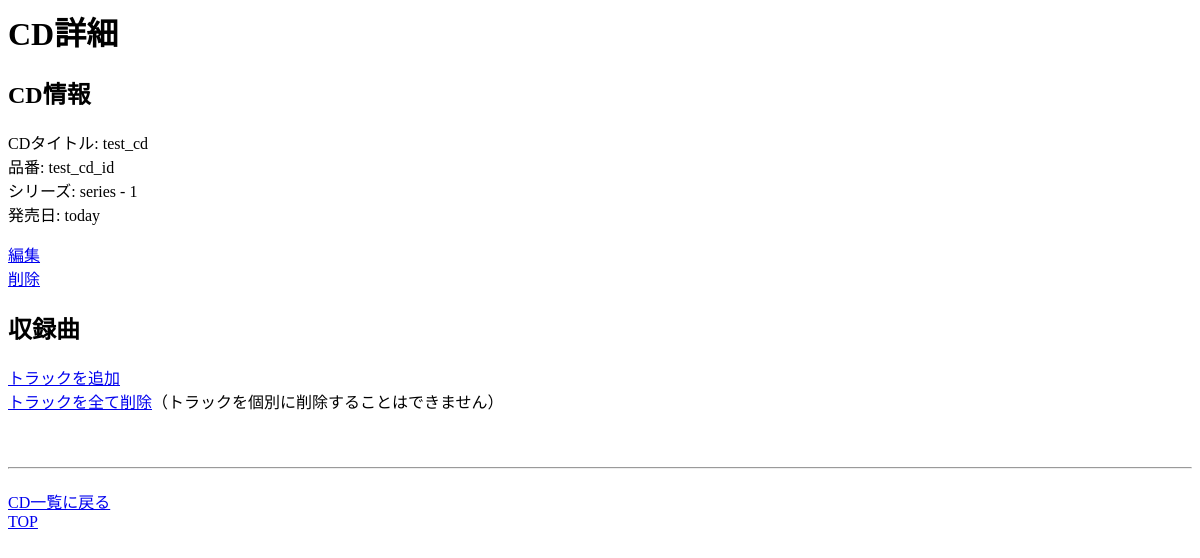
/cd/test_cd_id, run on an earlier commit of the app's database.
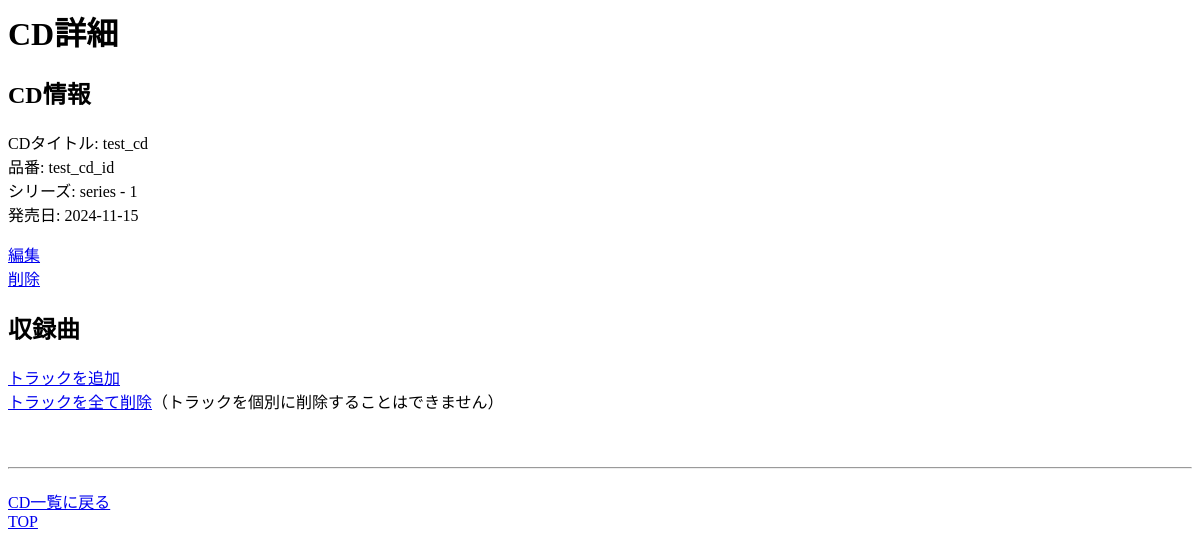
And on a later commit of the database.
### tables this page shows
CREATE TABLE cds (
	id VARCHAR, 
	title VARCHAR,
	series_name VARCHAR, 
	order_in_series INTEGER, 
	issued_date DATE, 
	PRIMARY KEY (id)
);

### app.py (the view)
@app.route('/cd/<id>')
def cd(id: str) -> str:
    con = get_db()
    cur = con.cursor()
    cd = cur.execute('SELECT * FROM cds WHERE id = ? ',
                     (id,)).fetchone()
    songs = cur.execute('SELECT t.track_number, s.title, GROUP_CONCAT(a.name, ", ") AS artists, s.id AS song_id '
                        'FROM tracks t '
                        'JOIN songs s ON s.id = t.song_id '
                        'JOIN tracks_artists ta ON ta.cd_id = t.cd_id AND ta.track_number = t.track_number '
                        'JOIN artists a ON a.id = ta.artist_id '
                        'WHERE t.cd_id = ? '
                        'GROUP BY t.track_number, s.title '
                        'ORDER BY t.track_number ',
                        (id, )).fetchall()
    if cd is None:
        return render_template('cd-not-found.html')
    return render_template('cd.html', cd=cd, songs=songs)

### app.py (called while the page is built)
def get_db() -> sqlite3.Connection:
    db = getattr(g, '_database', None)
    if db is None:
        db = g._database = sqlite3.connect(DATABASE)
        db.execute('PRAGMA foreign_keys = ON')  # 外部キー制約を有効化
        db.row_factory = sqlite3.Row  # カラム名でアクセスできるよう設定変更
    return db

@app.teardown_appcontext
def close_connection(exception: Optional[BaseException]) -> None:
    db = getattr(g, '_database', None)
    if db is not None:
        db.close()

### templates/cd.html (shortened to what this page needs)
<html lang="ja">
  <head>
  </head>
  <body>
    <h1>CD詳細</h1>
    <h2>CD情報</h2>
      <p>
        CDタイトル: {{cd.title}}<br>
        品番: {{cd.id}}<br>
        シリーズ: {{cd.series_name}} - {{cd.order_in_series}}<br>
        発売日: {{cd.issued_date}}<br>
      </p>
      <p>
        <a href="{{url_for('cd_edit', id=cd.id)}}">編集</a><br>
        <a href="{{url_for('cd_del', id=cd.id)}}">削除</a>
      </p>
    <h2>収録曲</h2>
      <p>
        <a href="{{url_for('track_add', id=cd.id)}}">トラックを追加</a><br>
        <a href="{{url_for('tracks_del', id=cd.id)}}">トラックを全て削除</a>（トラックを個別に削除することはできません）
      </p>
    <p>
      <br>
      <hr style="margin-top: 20px; margin-bottom: 20px;">
      <a href="{{url_for('cds')}}">CD一覧に戻る</a><br>
      <a href="{{url_for('index')}}">TOP</a>
    </p>
  </body>
</html>

What changed in the data, as far as the page shows it:
changed cds "test_cd": issued_date "today" → "2024-11-15"
